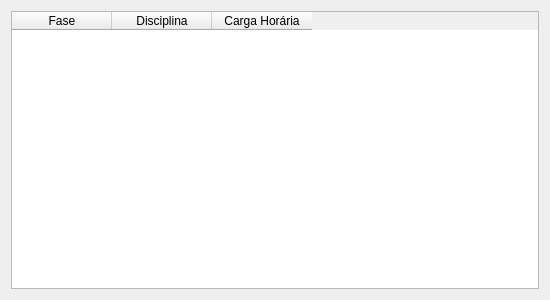
<?xml version="1.0" encoding="UTF-8"?>
<ui version="4.0">
 <class>Grade_Curso</class>
 <widget class="QDialog" name="Grade_Curso">
  <property name="geometry">
   <rect>
    <x>0</x>
    <y>0</y>
    <width>550</width>
    <height>300</height>
   </rect>
  </property>
  <property name="windowTitle">
   <string>Grade do Curso</string>
  </property>
  <layout class="QVBoxLayout" name="verticalLayout">
   <item>
    <widget class="QTableWidget" name="tableWidget">
     <property name="rowCount">
      <number>0</number>
     </property>
     <column>
      <property name="text">
       <string>Fase</string>
      </property>
     </column>
     <column>
      <property name="text">
       <string>Disciplina</string>
      </property>
     </column>
     <column>
      <property name="text">
       <string>Carga Horária</string>
      </property>
     </column>
    </widget>
   </item>
  </layout>
 </widget>
 <resources/>
 <connections/>
</ui>
